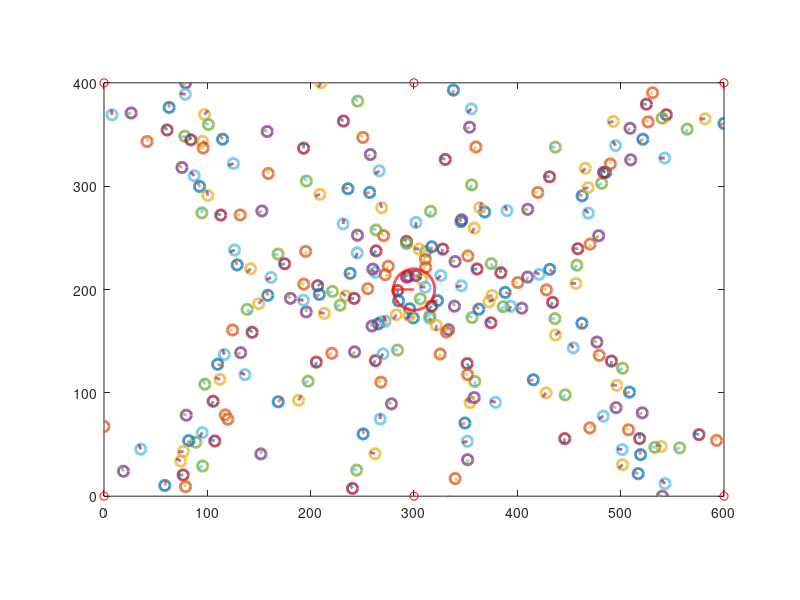
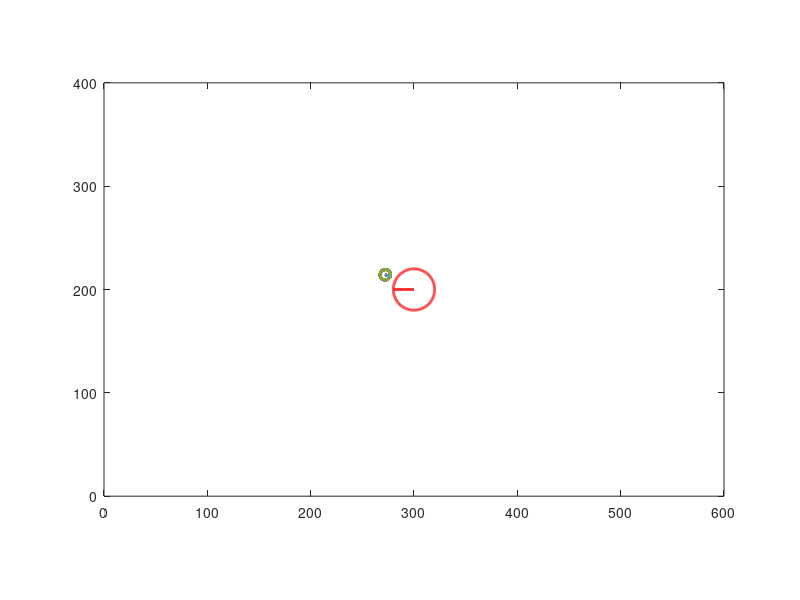

Here is the MATLAB script that generated these plots, in order:
function p2
clc;
clear;
close all;

%% =============draw sample1 ================

figure(1)
target = [300, 200, pi];
landmark = [
    0,   0,   360, 0, 0;
    600, 0,   360, 0, 0;
    0,   400, 360, 0, 0;
    600, 400, 360, 0, 0;
    300, 0,   220, 0, 0;
    300, 400, 220, 0, 0;
];

for k=1:length(landmark)
    landmark(k, 4) = norm(target(1:2)-[landmark(k, 1), landmark(k, 2)]);
    landmark(k, 5) = atan2(landmark(k, 2)-target(2), landmark(k, 1)-target(1))-target(3);
end


allsample = [];
dsigma = 15;
sigma = 1;
for k=1:length(landmark)
    if k == 1
        t = 0 : .05 : pi/2; 
    elseif k==2 
        t = pi/2 : .05 : pi; 
    elseif k==3
        t = -pi/2 : .05 : 0; 
    elseif k==4 
        t = pi : .05 : 3*pi/2; 
    elseif k==5 
        t = 0 : .05 : pi; 
    elseif k==6 
        t = pi : .05 : 2*pi; 
    end
    i = 1;
    samples = zeros(length(t), 4);
    while i <= length(t)
        r = normrnd(landmark(k, 3), dsigma);
        samples(i, 1) = r * cos(t(i)) + landmark(k, 1);  
        samples(i, 2) = r * sin(t(i)) + landmark(k, 2); 
        samples(i, 3) = normrnd(pi, sigma);
        i = i+1;
    end
    for i=1:length(samples)
       circleo(samples(i, :), 5); 
    end
    allsample = [allsample;samples];
    scatter(landmark(k, 1), landmark(k, 2), 'r');
    hold on
end


%% =================================
axis([0 600 0 400]);
set(gca,'PlotBoxAspectRatio',[6 4 1]);% generate you your sample point here


circleplot(target(1),target(2),20,pi) % drawing the robot

%% figure(2) implement your resampling algorithm 
figure(2)

for i = 1:length(allsample)
    weight = 1;
    for k = 1:length(landmark)
       weight = normpdf(landmark(k, 4)-norm(...
           [allsample(i, 1), allsample(i, 2)]-[landmark(k, 1), landmark(k, 2)]), 0, 20)*weight;
       weight = normpdf(landmark(k, 5)-atan2(...
           landmark(k, 2)-allsample(i, 2), landmark(k, 1)-allsample(i, 1))-allsample(i, 3), 0, 0.8) * weight;
    end
    allsample(i, 4) = weight;
end


for i=2:length(allsample)
    allsample(i, 4) = allsample(i-1, 4) + allsample(i, 4);
end

for i=1:length(allsample)
    allsample(i, 4) = allsample(i, 4)/allsample(length(allsample), 4);
end


circleplot(target(1),target(2),20,pi) % drawing the robot

N = 150;
res = zeros(N, 3);
resnum = 1;
i = 1;
while i<=N
    chooseyou = rand(1);
    tag = 0;
    for j=1:length(allsample)
        if allsample(j, 4) > chooseyou
            res(resnum, 1) = allsample(j, 1);
            res(resnum, 2) = allsample(j, 2);
            res(resnum, 3) = allsample(j, 3);
            resnum = resnum + 1;
            tag = 1;
            break;
        end
    end
    if tag==1
        i = i+1;
    end
end


%% drew result============================
for i=1:length(res)
   circleo(res(i, :), 5); 
end
axis([0 600 0 400]);
set(gca,'PlotBoxAspectRatio',[6 4 1]);% generate you your sample point here


circleplot(target(1),target(2),20,pi) % drawing the robot


    function circleplot(xc, yc, r, theta) 
        tt = 0 : .01 : 2*pi; 
        x = r * cos(tt) + xc; 
        y = r * sin(tt) + yc; 
        plot(x, y,'r','LineWidth',2);
        t2 = 0 : .01 : r; 
        x = t2 * cos(theta) + xc; 
        y = t2 * sin(theta) + yc; 
        plot(x, y,'r','LineWidth',2);
        hold on
    end

    function circleo(sample, r) 
        xc = sample(1);
        yc = sample(2);
        theta = sample(3);
        
        tt = 0 : .1 : 2*pi; 
        x = r * cos(tt) + xc; 
        y = r * sin(tt) + yc; 
        plot(x, y,'LineWidth',2);
        t2 = 0 : .1 : r; 
        x = t2 * cos(theta) + xc; 
        y = t2 * sin(theta) + yc; 
        plot(x, y,'LineWidth',2);
        hold on
    end


end

